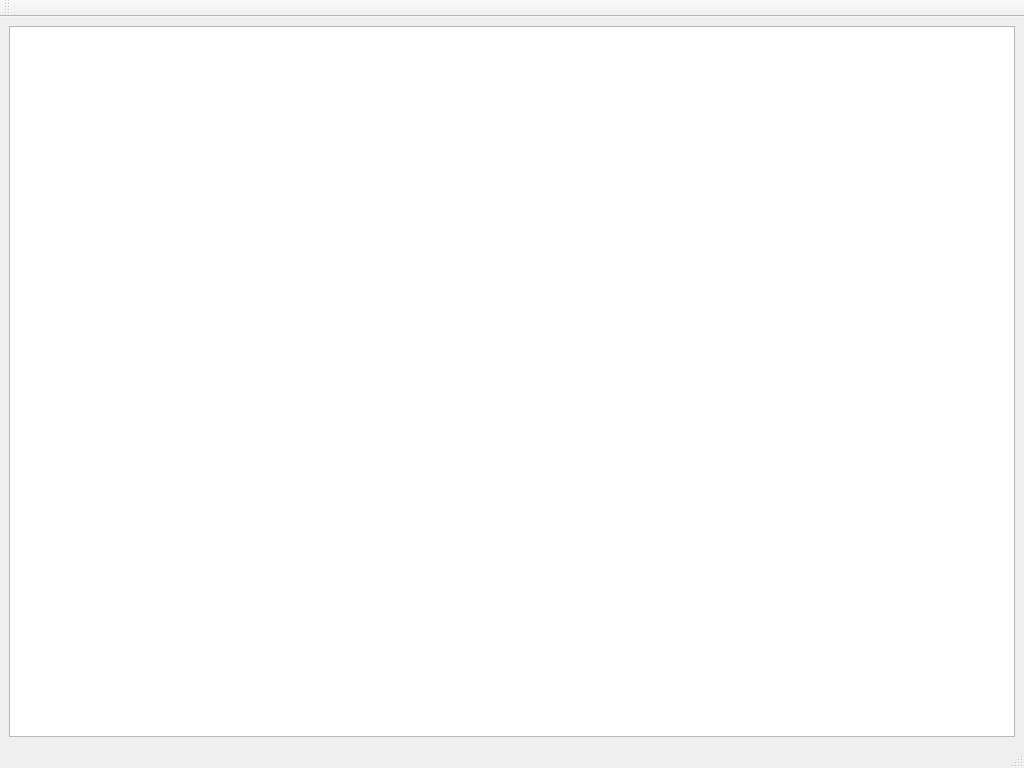
<?xml version="1.0" encoding="UTF-8"?>
<ui version="4.0">
 <class>RasterWindow</class>
 <widget class="QMainWindow" name="RasterWindow">
  <property name="geometry">
   <rect>
    <x>0</x>
    <y>0</y>
    <width>1024</width>
    <height>768</height>
   </rect>
  </property>
  <property name="minimumSize">
   <size>
    <width>1024</width>
    <height>768</height>
   </size>
  </property>
  <property name="maximumSize">
   <size>
    <width>16777215</width>
    <height>16777215</height>
   </size>
  </property>
  <property name="windowTitle">
   <string>MainWindow</string>
  </property>
  <widget class="QWidget" name="centralwidget">
   <layout class="QHBoxLayout" name="horizontalLayout">
    <item>
     <widget class="MyGraphicsView" name="graphicsView">
      <property name="minimumSize">
       <size>
        <width>0</width>
        <height>0</height>
       </size>
      </property>
      <property name="maximumSize">
       <size>
        <width>16777215</width>
        <height>16777215</height>
       </size>
      </property>
     </widget>
    </item>
   </layout>
  </widget>
  <widget class="QMenuBar" name="menubar">
   <property name="geometry">
    <rect>
     <x>0</x>
     <y>0</y>
     <width>1024</width>
     <height>24</height>
    </rect>
   </property>
  </widget>
  <widget class="QStatusBar" name="statusbar"/>
  <widget class="QToolBar" name="toolBar">
   <property name="windowTitle">
    <string>toolBar</string>
   </property>
   <attribute name="toolBarArea">
    <enum>TopToolBarArea</enum>
   </attribute>
   <attribute name="toolBarBreak">
    <bool>false</bool>
   </attribute>
  </widget>
 </widget>
 <customwidgets>
  <customwidget>
   <class>MyGraphicsView</class>
   <extends>QGraphicsView</extends>
   <header location="global">classDir/mygraphicsview.h</header>
  </customwidget>
 </customwidgets>
 <resources/>
 <connections/>
</ui>
